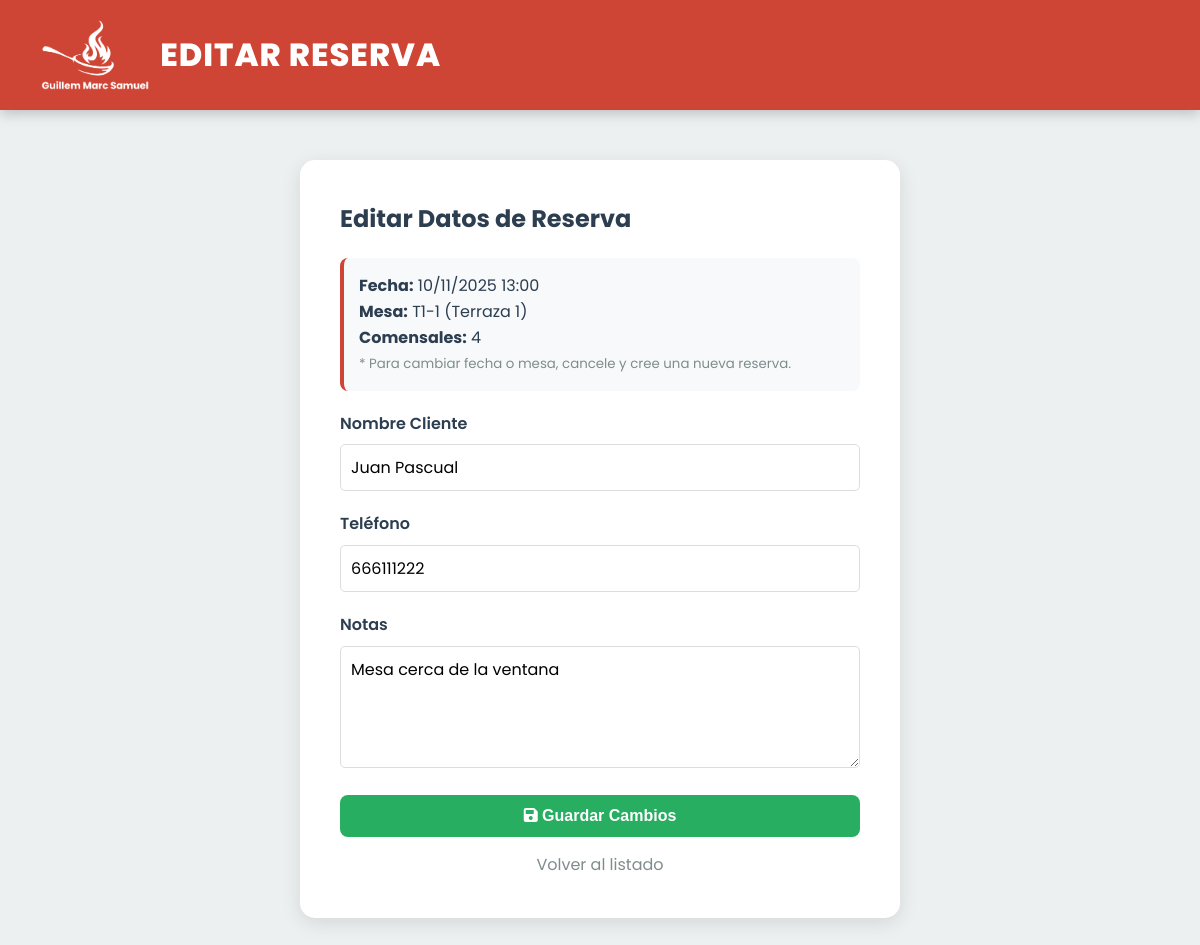
Page /PHP/PUBLIC/editar_reserva.php?id=1 (signed in) on the committed database.
### tables this page shows
CREATE TABLE IF NOT EXISTS reservas (
    id INT AUTO_INCREMENT PRIMARY KEY,
    fecha_reserva DATETIME NOT NULL,       
    fecha_fin_reserva DATETIME NOT NULL,   
    num_comensales INT,
    nombre_cliente VARCHAR(150),
    telefono_cliente VARCHAR(20),   
    estado INT DEFAULT 1,   
    notas TEXT   
);

CREATE TABLE IF NOT EXISTS mesas (
    id INT AUTO_INCREMENT PRIMARY KEY,
    id_sala INT NOT NULL,
    nombre VARCHAR(20) NOT NULL,
    sillas INT NOT NULL,
    estado INT DEFAULT 1,   
    asignado_por INT NULL,   
    FOREIGN KEY (id_sala) REFERENCES salas(id)
);

CREATE TABLE IF NOT EXISTS salas (
    id INT AUTO_INCREMENT PRIMARY KEY,
    nombre VARCHAR(100) NOT NULL,
    num_mesas INT DEFAULT 0,
    imagen VARCHAR(255)
);

### PHP/PUBLIC/editar_reserva.php (the view, shortened to what this page needs)
<?php
require_once __DIR__ . '/../CONEXION/conexion.php';
$id_reserva = isset($_GET['id']) ? intval($_GET['id']) : 0;
try {
    $stmt = $conn->prepare("
        SELECT r.*, m.nombre as mesa_nombre, s.nombre as sala_nombre
        FROM reservas r
        JOIN ocupaciones o ON r.id = o.id_reserva
        JOIN mesas m ON o.id_mesa = m.id
        JOIN salas s ON m.id_sala = s.id
        WHERE r.id = ?
    ");
    $stmt->execute([$id_reserva]);
    $reserva = $stmt->fetch(PDO::FETCH_ASSOC);
} catch (PDOException $e) {
    die("Error: " . $e->getMessage());
}
?>
<!DOCTYPE html>
<html lang="es">
<head>
    <link rel="stylesheet" href="https://cdnjs.cloudflare.com/ajax/libs/font-awesome/6.0.0/css/all.min.css">
    <link rel="stylesheet" href="../../css/admin.css">
    <link rel="stylesheet" href="../../css/editar_reserva.css">
</head>
<body>
    <nav class="main-header">
        <div class="header-logo">
            <img src="../../img/basic_logo_blanco.png" alt="Logo GMS">
            <div class="logo-text"><span class="gms-title">EDITAR RESERVA</span></div>
        </div>
    </nav>
    <div class="edit-container">
        <h2 style="margin-bottom: 20px; color: #2c3e50;">Editar Datos de Reserva</h2>
        <div class="info-group">
            <p><strong>Fecha:</strong> <?= date('d/m/Y H:i', strtotime($reserva['fecha_reserva'])) ?></p>
            <p><strong>Mesa:</strong> <?= htmlspecialchars($reserva['mesa_nombre']) ?> (<?= htmlspecialchars($reserva['sala_nombre']) ?>)</p>
            <p><strong>Comensales:</strong> <?= $reserva['num_comensales'] ?></p>
            <small style="color: #7f8c8d;">* Para cambiar fecha o mesa, cancele y cree una nueva reserva.</small>
        </div>
        <form method="POST" action="../PROCEDIMIENTOS/procesar_editar_reserva.php">
            <div class="form-group">
                <label>Nombre Cliente</label>
                <input type="text" name="nombre_cliente" class="form-control" value="<?= htmlspecialchars($reserva['nombre_cliente']) ?>" required>
            </div>
            <div class="form-group">
                <label>Teléfono</label>
                <input type="text" name="telefono_cliente" class="form-control" value="<?= htmlspecialchars($reserva['telefono_cliente']) ?>" required>
            </div>
            <div class="form-group">
                <label>Notas</label>
                <textarea name="notas" class="form-control" rows="4"><?= htmlspecialchars($reserva['notas']) ?></textarea>
            </div>
            <button type="submit" class="btn-save"><i class="fa-solid fa-save"></i> Guardar Cambios</button>
            <a href="reservas.php" class="btn-back">Volver al listado</a>
        </form>
    </div>
</body>
</html>

### css/admin.css (style rules this page uses)
:root { --primary-color: #2c3e50; --secondary-color: #3498db; --success-color: #27ae60; --warning-color: #f39c12; --danger-color: #e74c3c; --info-color: #3498db; --light-bg: #ecf0f1; --white: #ffffff; --dark-text: #2c3e50; --light-text: #7f8c8d; --spacing-xs: 5px; --spacing-sm: 10px; --spacing-md: 15px; --spacing-lg: 20px; --spacing-xl: 30px; --border-radius: 8px; --border-color: #ddd; --box-shadow: 0 2px 10px rgba(0, 0, 0, 0.1); --box-shadow-hover: 0 4px 15px rgba(0, 0, 0, 0.15); --transition: all 0.3s ease; }
* { margin: 0; padding: 0; box-sizing: border-box; }
body { font-family: 'Poppins', sans-serif; background-color: var(--light-bg); color: var(--dark-text); line-height: 1.6; min-height: 100vh; }
.main-header { background-color: #ce4535; color: white; display: flex; justify-content: space-between; align-items: center; padding: 20px 40px; box-shadow: 0 4px 12px rgba(0, 0, 0, 0.2); position: relative; z-index: 10; }
.header-logo { display: flex; align-items: center; gap: 10px; }
.header-logo img { height: 70px; }
.logo-text { display: flex; flex-direction: column; line-height: 1.1; }
.gms-title { font-size: 2.0rem; font-weight: 800; letter-spacing: 1px; }
.form-group { margin-bottom: var(--spacing-md); }
.form-group label { display: block; margin-bottom: var(--spacing-xs); font-weight: 500; color: var(--dark-text); }
.form-control { width: 100%; padding: var(--spacing-sm); border: 1px solid var(--border-color); border-radius: var(--border-radius); font-size: 1rem; font-family: 'Poppins', sans-serif; transition: var(--transition); }

### css/editar_reserva.css (style rules this page uses)
.edit-container { max-width: 600px; margin: 50px auto; background: white; padding: 40px; border-radius: 15px; box-shadow: 0 5px 20px rgba(0, 0, 0, 0.1); }
.info-group { background: #f8f9fa; padding: 15px; border-radius: 8px; margin-bottom: 20px; border-left: 4px solid #ce4535; }
.form-group { margin-bottom: 20px; }
.form-group label { display: block; margin-bottom: 8px; font-weight: 600; color: #2c3e50; }
.form-control { width: 100%; padding: 10px; border: 1px solid #ddd; border-radius: 5px; font-family: 'Poppins', sans-serif; }
.btn-save { background: #27ae60; color: white; border: none; padding: 12px 25px; border-radius: 8px; cursor: pointer; font-weight: 600; width: 100%; font-size: 1rem; }
.btn-back { display: block; text-align: center; margin-top: 15px; color: #7f8c8d; text-decoration: none; }

### rows in the picture
reservas: fecha_reserva "10/11/2025 13:00", mesas.nombre "T1-1", salas.nombre "Terraza 1", num_comensales "4", nombre_cliente "Juan Pascual", telefono_cliente "666111222", notas "Mesa cerca de la ventana"
